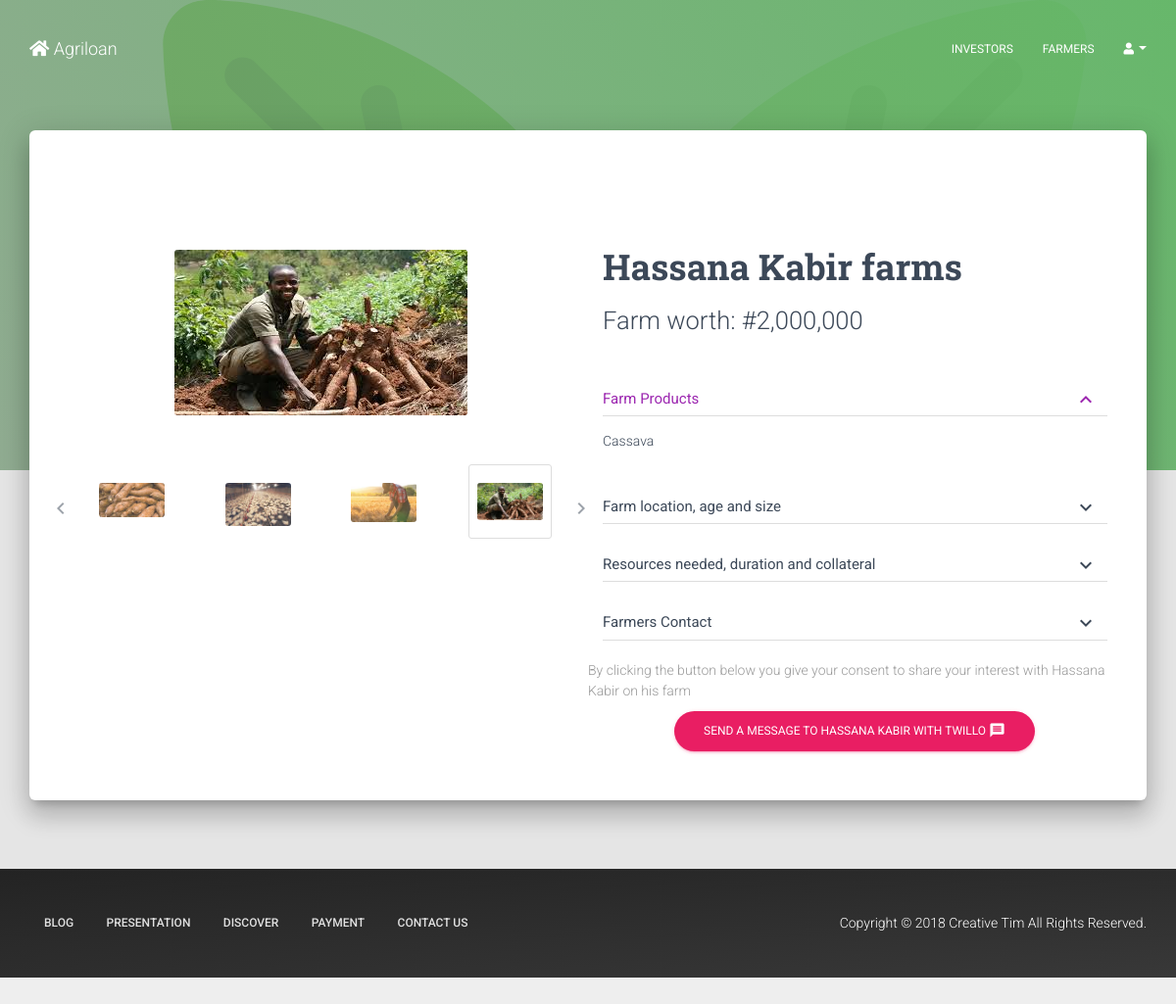
/request.php?id=20, run on the app's committed database.
### tables this page shows
CREATE TABLE `farmer` (
  `id` int(100) NOT NULL,
  `userId` int(100) NOT NULL,
  `product` varchar(500) NOT NULL,
  `location` varchar(500) NOT NULL,
  `size` varchar(500) NOT NULL,
  `age` varchar(100) NOT NULL,
  `date` varchar(100) NOT NULL,
  `resources` varchar(500) NOT NULL,
  `collateral` varchar(500) NOT NULL,
  `duration` int(100) NOT NULL
);

CREATE TABLE `users` (
  `firstName` varchar(255) NOT NULL,
  `lastname` varchar(255) NOT NULL,
  `email` varchar(255) NOT NULL,
  `password` varchar(255) NOT NULL,
  `category` varchar(10) NOT NULL,
  `date` varchar(255) NOT NULL,
  `id` int(255) NOT NULL,
  `contact` varchar(100) NOT NULL,
  `image` varchar(100) DEFAULT NULL
);

### includes/classes/Request.php (called while the page is built, shortened)
<?php
   class Request
   {
      private $con;
      function __construct($con)
      {
         $this->con = $con;
      }
      public function fetchRequestDetails($requestId){
         $sql = "SELECT farmer.id, farmer.userId, farmer.date, farmer.product, farmer.location, farmer.size, farmer.age, farmer.resources, farmer.collateral, farmer.duration, users.firstName, users.image,users.lastname, users.contact, users.email, users.category
                   FROM farmer
                    INNER JOIN users ON farmer.userId= users.id
                        WHERE farmer.id='$requestId'";
         $query = mysqli_query($this->con, $sql);
         $query = mysqli_fetch_array($query);
         return $query;
      }
}
 ?>

### request.php (the view, shortened to what this page needs)
<?php
 if (isset($_GET['id'])) {
    $requestId = $_GET['id'];
  }else{
    header("location: index.php");
  }
      require_once 'includes/databaseConfig.php';
      require_once 'includes/classes/Request.php';
      $request = new Request($con);
  $requestDetails = $request->fetchRequestDetails($requestId);
?>
<!doctype html>
<html lang="en">
<head>
  <link rel="stylesheet" href="https://maxcdn.bootstrapcdn.com/font-awesome/latest/css/font-awesome.min.css" />
   <link rel="stylesheet" href="https://use.fontawesome.com/releases/v5.3.1/css/all.css">
    <link href="assets/css/bootstrap.min.css" rel="stylesheet" />
    <link href="assets/css/material-kit.css?v=1.2.1" rel="stylesheet"/>
</head>
<body class="product-page">
  <nav class="navbar navbar-primary navbar-transparent navbar-fixed-top navbar-color-on-scroll" color-on-scroll="100">
      <div class="container">
         <div class="navbar-header">
            <a class="navbar-brand" href="index.php">
               <i class="fas fa-home"></i> Agriloan
            </a>
         </div>
         <div class="collapse navbar-collapse">
            <ul class="nav navbar-nav navbar-right">
               <li>
                <a href="investors.php">
                  Investors
                  </a>
               </li>
               <li>
                  <a href="authors.php">
                  </i> Farmers</a>
               </li>
               <li class="dropdown">
                  <a href="#" class="dropdown-toggle" data-toggle="dropdown">
                     <i class="fas fa-user"></i>
                     <b class="caret"></b>
                  </a>
               </li>
            </ul>
         </div>
      </div>
    </nav>
  <div class="page-header header-filter" data-parallax="true" filter-color="green" style="background-image: url('assets/images/sprout.svg');">
      <div class="container">
          <div class="row title-row">
              <div class="col-md-4 col-md-offset-8">
          <button class="btn btn-round btn-rose pull-right"> <i class="far fa-eye"></i> 10 Investors have shown interest</button>
              </div>
          </div>
      </div>
  </div>
  <div class="section section-gray">
      <div class="container">
            <div class="main main-raised main-product">
                <div class="row">
                    <div class="col-md-6 col-sm-6">
                       <div class="tab-content">
                              <div class="tab-pane active" id="product-page2">
                                  <img src="assets/images/<?php echo $requestDetails['image']?>.jpeg"/>
                             </div>
                        </div>
                        <ul class="nav flexi-nav" role="tablist" id="flexiselDemo1">
              <li>
                <a href="#product-page1" role="tab" data-toggle="tab" aria-expanded="false">
                  <img src="assets/images/f2.jpeg"/>
                </a>
              </li>
              <li class="active">
                <a href="#product-page2" role="tab" data-toggle="tab" aria-expanded="false">
                  <img src="assets/images/<?php echo $requestDetails['image']?>.jpeg"/>
                </a>
              </li>
              <li>
                <a href="#product-page3" role="tab" data-toggle="tab" aria-expanded="false">
                  <img src="assets/images/f3.jpeg"/>
                </a>
              </li>
              <li>
                <a href="#product-page4" role="tab" data-toggle="tab" aria-expanded="true">
                  <img src="assets/images/f4.jpeg"/>
                </a>
              </li>
                       </ul>
                    </div>
                    <div class="col-md-6 col-sm-6">
            <h2 class="title"> <?php echo $requestDetails['firstName'] . " " . $requestDetails['lastname']. " farms"; ?></h4>  </h2>
            <h3 class="main-price">Farm worth: #2,000,000</h3>
            <div id="acordeon">
            <div class="panel-group" id="accordion">
          <div class="panel panel-border panel-default">
            <div class="panel-heading" role="tab" id="headingOne">
                <a role="button" data-toggle="collapse" data-parent="#accordion" href="#collapseOne" aria-expanded="true" aria-controls="collapseOne">
                    <h4 class="panel-title">
                    Farm Products
                    <i class="material-icons">keyboard_arrow_down</i>
                    </h4>
                </a>
            </div>
            <div id="collapseOne" class="panel-collapse collapse in">
              <div class="panel-body">
               <p><?php echo $requestDetails['product']; ?></p>
              </div>
            </div>
          </div>
          <div class="panel panel-border panel-default">
            <div class="panel-heading" role="tab" id="headingOne">
                <a role="button" data-toggle="collapse" data-parent="#accordion" href="#collapseTwo" aria-controls="collapseOne">
                    <h4 class="panel-title">
                    Farm location, age and size
                    <i class="material-icons">keyboard_arrow_down</i>
                    </h4>
                </a>
            </div>
          </div>
          <div class="panel panel-border panel-default">
            <div class="panel-heading" role="tab" id="headingOne">
                <a role="button" data-toggle="collapse" data-parent="#accordion" href="#collapseThree" aria-controls="collapseOne">
                    <h4 class="panel-title">
                    Resources needed, duration and collateral
                    <i class="material-icons">keyboard_arrow_down</i>
                    </h4>
                </a>
            </div>
          </div>
           <div class="panel panel-border panel-default">
            <div class="panel-heading" role="tab" id="headingOne">
                <a role="button" data-toggle="collapse" data-parent="#accordion" href="#collapsefive" aria-controls="collapseOne">
                    <h4 class="panel-title">
                   Farmers Contact
                    <i class="material-icons">keyboard_arrow_down</i>
                    </h4>
                </a>
            </div>
          </div>
                  </div>
        </div>
<div class="row text-gray text-left">
     By clicking the button below you give your consent to share your interest with  <?php echo $requestDetails['firstName'] . " " . $requestDetails['lastname'] ?> on his farm
  </div>
  <div class="row text-center">
      <a href="sendMessage.php?id=<?php echo $requestDetails['contact']?>&mail=<?php echo $requestDetails['email'] ?> " name="submit" class="btn btn-rose btn-round">send a Message to <?php echo $requestDetails['firstName'] . " " . $requestDetails['lastname'] ?> with twillo
      <i class="material-icons">message</i></a>
  </div>
          </div>
      </div>
  </div>
  </div>
  </div>
<footer class="footer footer-black footer-big">
  <div class="container">
    <ul class="pull-left">
      <li>
        <a href="#pablo">
           Blog
        </a>
      </li>
      <li>
        <a href="#pablo">
          Presentation
        </a>
      </li>
      <li>
        <a href="#pablo">
           Discover
        </a>
      </li>
      <li>
        <a href="#pablo">
          Payment
        </a>
      </li>
      <li>
        <a href="#pablo">
          Contact Us
        </a>
      </li>
    </ul>
    <div class="copyright pull-right">
      Copyright &copy; <script>document.write(new Date().getFullYear())</script> Creative Tim All Rights Reserved.
    </div>
  </div>
</footer>
</body>
</html>

### data on the page
farmer: userId.image (picture), userId.firstName "Hassana", userId.lastname "Kabir", product "Cassava", userId.firstName "HASSANA", userId.lastname "KABIR"
